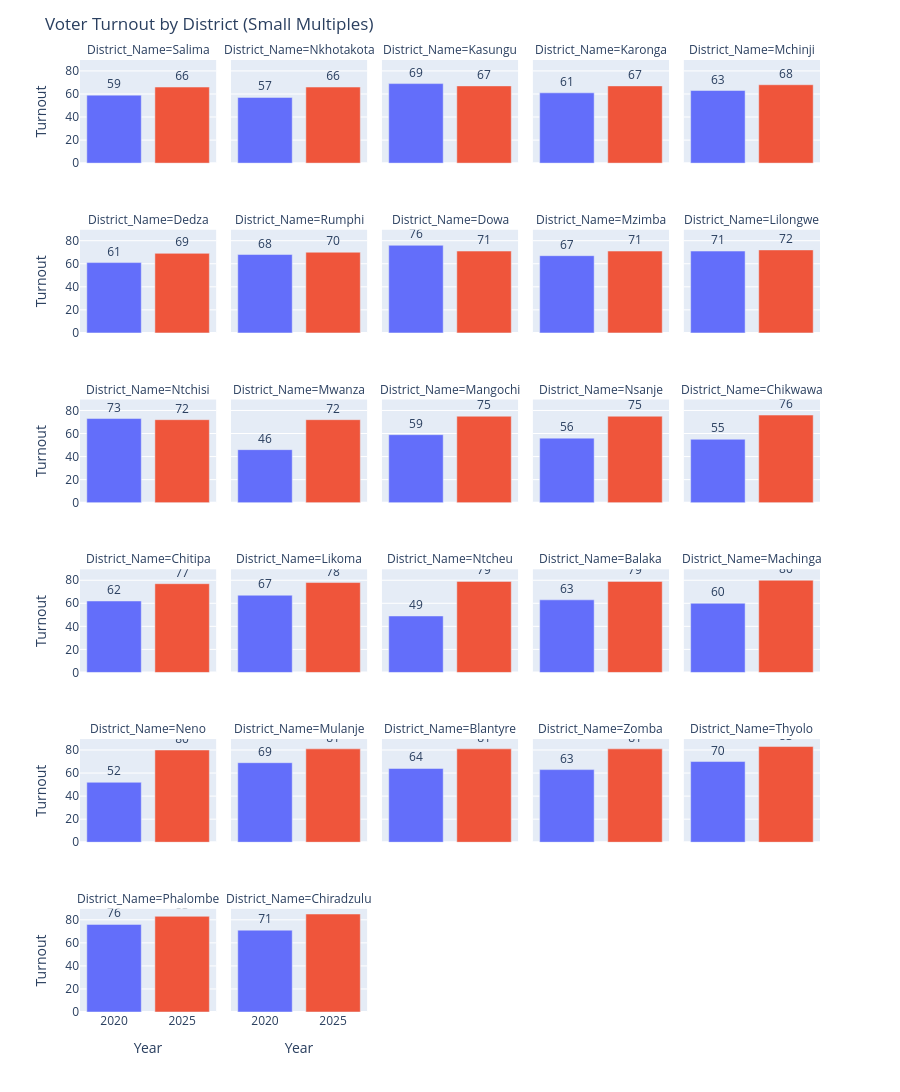

This figure's notebook cell:
### Code cell
import pandas as pd
import plotly.express as px

# Ensure turnout columns are numeric
consolidated["2020"] = pd.to_numeric(consolidated["2020"])
consolidated["2025"] = pd.to_numeric(consolidated["2025"])

# Melt data for long format
df_melt = consolidated.melt(
    id_vars="District_Name",
    value_vars=["2020", "2025"],
    var_name="Year",
    value_name="Turnout"
)

# Create small multiples
fig = px.bar(
    df_melt,
    x="Year",
    y="Turnout",
    color="Year",
    facet_col="District_Name",
    facet_col_wrap=5,   # Adjust columns per row
    text="Turnout",
    height=1200,        # Adjust height for readability
    color_discrete_map={"2020":"#636EFA", "2025":"#EF553B"}
)

fig.update_traces(texttemplate="%{text}", textposition="outside")
fig.update_layout(
    title="Voter Turnout by District (Small Multiples)",
    showlegend=False
)
fig.show()

### Figure 1 — Plotly figure (JSON) as saved in the notebook; plotly's stock layout.template omitted (floating-point values rounded to 4 significant figures)
{"data": [{"alignmentgroup": "True", "hovertemplate": "Year=%{x}<br>District_Name=Salima<br>Turnout=%{text}<extra></extra>", "legendgroup": "2020", "marker": {"color": "#636EFA", "pattern": {"shape": ""}}, "name": "2020", "offsetgroup": "2020", "orientation": "v", "showlegend": true, "text": [59], "textposition": "outside", "texttemplate": "%{text}", "type": "bar", "x": ["2020"], "xaxis": "x26", "y": [59], "yaxis": "y26"}, {"alignmentgroup": "True", "hovertemplate": "Year=%{x}<br>District_Name=Nkhotakota<br>Turnout=%{text}<extra></extra>", "legendgroup": "2020", "marker": {"color": "#636EFA", "pattern": {"shape": ""}}, "name": "2020", "offsetgroup": "2020", "orientation": "v", "showlegend": false, "text": [57], "textposition": "outside", "texttemplate": "%{text}", "type": "bar", "x": ["2020"], "xaxis": "x27", "y": [57], "yaxis": "y27"}, {"alignmentgroup": "True", "hovertemplate": "Year=%{x}<br>District_Name=Kasungu<br>Turnout=%{text}<extra></extra>", "legendgroup": "2020", "marker": {"color": "#636EFA", "pattern": {"shape": ""}}, "name": "2020", "offsetgroup": "2020", "orientation": "v", "showlegend": false, "text": [69], "textposition": "outside", "texttemplate": "%{text}", "type": "bar", "x": ["2020"], "xaxis": "x28", "y": [69], "yaxis": "y28"}, {"alignmentgroup": "True", "hovertemplate": "Year=%{x}<br>District_Name=Karonga<br>Turnout=%{text}<extra></extra>", "legendgroup": "2020", "marker": {"color": "#636EFA", "pattern": {"shape": ""}}, "name": "2020", "offsetgroup": "2020", "orientation": "v", "showlegend": false, "text": [61], "textposition": "outside", "texttemplate": "%{text}", "type": "bar", "x": ["2020"], "xaxis": "x29", "y": [61], "yaxis": "y29"}, {"alignmentgroup": "True", "hovertemplate": "Year=%{x}<br>District_Name=Mchinji<br>Turnout=%{text}<extra></extra>", "legendgroup": "2020", "marker": {"color": "#636EFA", "pattern": {"shape": ""}}, "name": "2020", "offsetgroup": "2020", "orientation": "v", "showlegend": false, "text": [63], "textposition": "outside", "texttemplate": "%{text}", "type": "bar", "x": ["2020"], "xaxis": "x30", "y": [63], "yaxis": "y30"}, {"alignmentgroup": "True", "hovertemplate": "Year=%{x}<br>District_Name=Dedza<br>Turnout=%{text}<extra></extra>", "legendgroup": "2020", "marker": {"color": "#636EFA", "pattern": {"shape": ""}}, "name": "2020", "offsetgroup": "2020", "orientation": "v", "showlegend": false, "text": [61], "textposition": "outside", "texttemplate": "%{text}", "type": "bar", "x": ["2020"], "xaxis": "x21", "y": [61], "yaxis": "y21"}, {"alignmentgroup": "True", "hovertemplate": "Year=%{x}<br>District_Name=Rumphi<br>Turnout=%{text}<extra></extra>", "legendgroup": "2020", "marker": {"color": "#636EFA", "pattern": {"shape": ""}}, "name": "2020", "offsetgroup": "2020", "orientation": "v", "showlegend": false, "text": [68], "textposition": "outside", "texttemplate": "%{text}", "type": "bar", "x": ["2020"], "xaxis": "x22", "y": [68], "yaxis": "y22"}, {"alignmentgroup": "True", "hovertemplate": "Year=%{x}<br>District_Name=Dowa<br>Turnout=%{text}<extra></extra>", "legendgroup": "2020", "marker": {"color": "#636EFA", "pattern": {"shape": ""}}, "name": "2020", "offsetgroup": "2020", "orientation": "v", "showlegend": false, "text": [76], "textposition": "outside", "texttemplate": "%{text}", "type": "bar", "x": ["2020"], "xaxis": "x23", "y": [76], "yaxis": "y23"}, {"alignmentgroup": "True", "hovertemplate": "Year=%{x}<br>District_Name=Mzimba<br>Turnout=%{text}<extra></extra>", "legendgroup": "2020", "marker": {"color": "#636EFA", "pattern": {"shape": ""}}, "name": "2020", "offsetgroup": "2020", "orientation": "v", "showlegend": false, "text": [67], "textposition": "outside", "texttemplate": "%{text}", "type": "bar", "x": ["2020"], "xaxis": "x24", "y": [67], "yaxis": "y24"}, {"alignmentgroup": "True", "hovertemplate": "Year=%{x}<br>District_Name=Lilongwe<br>Turnout=%{text}<extra></extra>", "legendgroup": "2020", "marker": {"color": "#636EFA", "pattern": {"shape": ""}}, "name": "2020", "offsetgroup": "2020", "orientation": "v", "showlegend": false, "text": [71], "textposition": "outside", "texttemplate": "%{text}", "type": "bar", "x": ["2020"], "xaxis": "x25", "y": [71], "yaxis": "y25"}, {"alignmentgroup": "True", "hovertemplate": "Year=%{x}<br>District_Name=Ntchisi<br>Turnout=%{text}<extra></extra>", "legendgroup": "2020", "marker": {"color": "#636EFA", "pattern": {"shape": ""}}, "name": "2020", "offsetgroup": "2020", "orientation": "v", "showlegend": false, "text": [73], "textposition": "outside", "texttemplate": "%{text}", "type": "bar", "x": ["2020"], "xaxis": "x16", "y": [73], "yaxis": "y16"}, {"alignmentgroup": "True", "hovertemplate": "Year=%{x}<br>District_Name=Mwanza<br>Turnout=%{text}<extra></extra>", "legendgroup": "2020", "marker": {"color": "#636EFA", "pattern": {"shape": ""}}, "name": "2020", "offsetgroup": "2020", "orientation": "v", "showlegend": false, "text": [46], "textposition": "outside", "texttemplate": "%{text}", "type": "bar", "x": ["2020"], "xaxis": "x17", "y": [46], "yaxis": "y17"}, {"alignmentgroup": "True", "hovertemplate": "Year=%{x}<br>District_Name=Mangochi<br>Turnout=%{text}<extra></extra>", "legendgroup": "2020", "marker": {"color": "#636EFA", "pattern": {"shape": ""}}, "name": "2020", "offsetgroup": "2020", "orientation": "v", "showlegend": false, "text": [59], "textposition": "outside", "texttemplate": "%{text}", "type": "bar", "x": ["2020"], "xaxis": "x18", "y": [59], "yaxis": "y18"}, {"alignmentgroup": "True", "hovertemplate": "Year=%{x}<br>District_Name=Nsanje<br>Turnout=%{text}<extra></extra>", "legendgroup": "2020", "marker": {"color": "#636EFA", "pattern": {"shape": ""}}, "name": "2020", "offsetgroup": "2020", "orientation": "v", "showlegend": false, "text": [56], "textposition": "outside", "texttemplate": "%{text}", "type": "bar", "x": ["2020"], "xaxis": "x19", "y": [56], "yaxis": "y19"}, {"alignmentgroup": "True", "hovertemplate": "Year=%{x}<br>District_Name=Chikwawa<br>Turnout=%{text}<extra></extra>", "legendgroup": "2020", "marker": {"color": "#636EFA", "pattern": {"shape": ""}}, "name": "2020", "offsetgroup": "2020", "orientation": "v", "showlegend": false, "text": [55], "textposition": "outside", "texttemplate": "%{text}", "type": "bar", "x": ["2020"], "xaxis": "x20", "y": [55], "yaxis": "y20"}, {"alignmentgroup": "True", "hovertemplate": "Year=%{x}<br>District_Name=Chitipa<br>Turnout=%{text}<extra></extra>", "legendgroup": "2020", "marker": {"color": "#636EFA", "pattern": {"shape": ""}}, "name": "2020", "offsetgroup": "2020", "orientation": "v", "showlegend": false, "text": [62], "textposition": "outside", "texttemplate": "%{text}", "type": "bar", "x": ["2020"], "xaxis": "x11", "y": [62], "yaxis": "y11"}, {"alignmentgroup": "True", "hovertemplate": "Year=%{x}<br>District_Name=Likoma<br>Turnout=%{text}<extra></extra>", "legendgroup": "2020", "marker": {"color": "#636EFA", "pattern": {"shape": ""}}, "name": "2020", "offsetgroup": "2020", "orientation": "v", "showlegend": false, "text": [67], "textposition": "outside", "texttemplate": "%{text}", "type": "bar", "x": ["2020"], "xaxis": "x12", "y": [67], "yaxis": "y12"}, {"alignmentgroup": "True", "hovertemplate": "Year=%{x}<br>District_Name=Ntcheu<br>Turnout=%{text}<extra></extra>", "legendgroup": "2020", "marker": {"color": "#636EFA", "pattern": {"shape": ""}}, "name": "2020", "offsetgroup": "2020", "orientation": "v", "showlegend": false, "text": [49], "textposition": "outside", "texttemplate": "%{text}", "type": "bar", "x": ["2020"], "xaxis": "x13", "y": [49], "yaxis": "y13"}, {"alignmentgroup": "True", "hovertemplate": "Year=%{x}<br>District_Name=Balaka<br>Turnout=%{text}<extra></extra>", "legendgroup": "2020", "marker": {"color": "#636EFA", "pattern": {"shape": ""}}, "name": "2020", "offsetgroup": "2020", "orientation": "v", "showlegend": false, "text": [63], "textposition": "outside", "texttemplate": "%{text}", "type": "bar", "x": ["2020"], "xaxis": "x14", "y": [63], "yaxis": "y14"}, {"alignmentgroup": "True", "hovertemplate": "Year=%{x}<br>District_Name=Machinga<br>Turnout=%{text}<extra></extra>", "legendgroup": "2020", "marker": {"color": "#636EFA", "pattern": {"shape": ""}}, "name": "2020", "offsetgroup": "2020", "orientation": "v", "showlegend": false, "text": [60], "textposition": "outside", "texttemplate": "%{text}", "type": "bar", "x": ["2020"], "xaxis": "x15", "y": [60], "yaxis": "y15"}, {"alignmentgroup": "True", "hovertemplate": "Year=%{x}<br>District_Name=Neno<br>Turnout=%{text}<extra></extra>", "legendgroup": "2020", "marker": {"color": "#636EFA", "pattern": {"shape": ""}}, "name": "2020", "offsetgroup": "2020", "orientation": "v", "showlegend": false, "text": [52], "textposition": "outside", "texttemplate": "%{text}", "type": "bar", "x": ["2020"], "xaxis": "x6", "y": [52], "yaxis": "y6"}, {"alignmentgroup": "True", "hovertemplate": "Year=%{x}<br>District_Name=Mulanje<br>Turnout=%{text}<extra></extra>", "legendgroup": "2020", "marker": {"color": "#636EFA", "pattern": {"shape": ""}}, "name": "2020", "offsetgroup": "2020", "orientation": "v", "showlegend": false, "text": [69], "textposition": "outside", "texttemplate": "%{text}", "type": "bar", "x": ["2020"], "xaxis": "x7", "y": [69], "yaxis": "y7"}, {"alignmentgroup": "True", "hovertemplate": "Year=%{x}<br>District_Name=Blantyre<br>Turnout=%{text}<extra></extra>", "legendgroup": "2020", "marker": {"color": "#636EFA", "pattern": {"shape": ""}}, "name": "2020", "offsetgroup": "2020", "orientation": "v", "showlegend": false, "text": [64], "textposition": "outside", "texttemplate": "%{text}", "type": "bar", "x": ["2020"], "xaxis": "x8", "y": [64], "yaxis": "y8"}, {"alignmentgroup": "True", "hovertemplate": "Year=%{x}<br>District_Name=Zomba<br>Turnout=%{text}<extra></extra>", "legendgroup": "2020", "marker": {"color": "#636EFA", "pattern": {"shape": ""}}, "name": "2020", "offsetgroup": "2020", "orientation": "v", "showlegend": false, "text": [63], "textposition": "outside", "texttemplate": "%{text}", "type": "bar", "x": ["2020"], "xaxis": "x9", "y": [63], "yaxis": "y9"}, {"alignmentgroup": "True", "hovertemplate": "Year=%{x}<br>District_Name=Thyolo<br>Turnout=%{text}<extra></extra>", "legendgroup": "2020", "marker": {"color": "#636EFA", "pattern": {"shape": ""}}, "name": "2020", "offsetgroup": "2020", "orientation": "v", "showlegend": false, "text": [70], "textposition": "outside", "texttemplate": "%{text}", "type": "bar", "x": ["2020"], "xaxis": "x10", "y": [70], "yaxis": "y10"}, {"alignmentgroup": "True", "hovertemplate": "Year=%{x}<br>District_Name=Phalombe<br>Turnout=%{text}<extra></extra>", "legendgroup": "2020", "marker": {"color": "#636EFA", "pattern": {"shape": ""}}, "name": "2020", "offsetgroup": "2020", "orientation": "v", "showlegend": false, "text": [76], "textposition": "outside", "texttemplate": "%{text}", "type": "bar", "x": ["2020"], "xaxis": "x", "y": [76], "yaxis": "y"}, {"alignmentgroup": "True", "hovertemplate": "Year=%{x}<br>District_Name=Chiradzulu<br>Turnout=%{text}<extra></extra>", "legendgroup": "2020", "marker": {"color": "#636EFA", "pattern": {"shape": ""}}, "name": "2020", "offsetgroup": "2020", "orientation": "v", "showlegend": false, "text": [71], "textposition": "outside", "texttemplate": "%{text}", "type": "bar", "x": ["2020"], "xaxis": "x2", "y": [71], "yaxis": "y2"}, {"alignmentgroup": "True", "hovertemplate": "Year=%{x}<br>District_Name=Salima<br>Turnout=%{text}<extra></extra>", "legendgroup": "2025", "marker": {"color": "#EF553B", "pattern": {"shape": ""}}, "name": "2025", "offsetgroup": "2025", "orientation": "v", "showlegend": true, "text": [66], "textposition": "outside", "texttemplate": "%{text}", "type": "bar", "x": ["2025"], "xaxis": "x26", "y": [66], "yaxis": "y26"}, {"alignmentgroup": "True", "hovertemplate": "Year=%{x}<br>District_Name=Nkhotakota<br>Turnout=%{text}<extra></extra>", "legendgroup": "2025", "marker": {"color": "#EF553B", "pattern": {"shape": ""}}, "name": "2025", "offsetgroup": "2025", "orientation": "v", "showlegend": false, "text": [66], "textposition": "outside", "texttemplate": "%{text}", "type": "bar", "x": ["2025"], "xaxis": "x27", "y": [66], "yaxis": "y27"}, {"alignmentgroup": "True", "hovertemplate": "Year=%{x}<br>District_Name=Kasungu<br>Turnout=%{text}<extra></extra>", "legendgroup": "2025", "marker": {"color": "#EF553B", "pattern": {"shape": ""}}, "name": "2025", "offsetgroup": "2025", "orientation": "v", "showlegend": false, "text": [67], "textposition": "outside", "texttemplate": "%{text}", "type": "bar", "x": ["2025"], "xaxis": "x28", "y": [67], "yaxis": "y28"}, {"alignmentgroup": "True", "hovertemplate": "Year=%{x}<br>District_Name=Karonga<br>Turnout=%{text}<extra></extra>", "legendgroup": "2025", "marker": {"color": "#EF553B", "pattern": {"shape": ""}}, "name": "2025", "offsetgroup": "2025", "orientation": "v", "showlegend": false, "text": [67], "textposition": "outside", "texttemplate": "%{text}", "type": "bar", "x": ["2025"], "xaxis": "x29", "y": [67], "yaxis": "y29"}, {"alignmentgroup": "True", "hovertemplate": "Year=%{x}<br>District_Name=Mchinji<br>Turnout=%{text}<extra></extra>", "legendgroup": "2025", "marker": {"color": "#EF553B", "pattern": {"shape": ""}}, "name": "2025", "offsetgroup": "2025", "orientation": "v", "showlegend": false, "text": [68], "textposition": "outside", "texttemplate": "%{text}", "type": "bar", "x": ["2025"], "xaxis": "x30", "y": [68], "yaxis": "y30"}, {"alignmentgroup": "True", "hovertemplate": "Year=%{x}<br>District_Name=Dedza<br>Turnout=%{text}<extra></extra>", "legendgroup": "2025", "marker": {"color": "#EF553B", "pattern": {"shape": ""}}, "name": "2025", "offsetgroup": "2025", "orientation": "v", "showlegend": false, "text": [69], "textposition": "outside", "texttemplate": "%{text}", "type": "bar", "x": ["2025"], "xaxis": "x21", "y": [69], "yaxis": "y21"}, {"alignmentgroup": "True", "hovertemplate": "Year=%{x}<br>District_Name=Rumphi<br>Turnout=%{text}<extra></extra>", "legendgroup": "2025", "marker": {"color": "#EF553B", "pattern": {"shape": ""}}, "name": "2025", "offsetgroup": "2025", "orientation": "v", "showlegend": false, "text": [70], "textposition": "outside", "texttemplate": "%{text}", "type": "bar", "x": ["2025"], "xaxis": "x22", "y": [70], "yaxis": "y22"}, {"alignmentgroup": "True", "hovertemplate": "Year=%{x}<br>District_Name=Dowa<br>Turnout=%{text}<extra></extra>", "legendgroup": "2025", "marker": {"color": "#EF553B", "pattern": {"shape": ""}}, "name": "2025", "offsetgroup": "2025", "orientation": "v", "showlegend": false, "text": [71], "textposition": "outside", "texttemplate": "%{text}", "type": "bar", "x": ["2025"], "xaxis": "x23", "y": [71], "yaxis": "y23"}, {"alignmentgroup": "True", "hovertemplate": "Year=%{x}<br>District_Name=Mzimba<br>Turnout=%{text}<extra></extra>", "legendgroup": "2025", "marker": {"color": "#EF553B", "pattern": {"shape": ""}}, "name": "2025", "offsetgroup": "2025", "orientation": "v", "showlegend": false, "text": [71], "textposition": "outside", "texttemplate": "%{text}", "type": "bar", "x": ["2025"], "xaxis": "x24", "y": [71], "yaxis": "y24"}, {"alignmentgroup": "True", "hovertemplate": "Year=%{x}<br>District_Name=Lilongwe<br>Turnout=%{text}<extra></extra>", "legendgroup": "2025", "marker": {"color": "#EF553B", "pattern": {"shape": ""}}, "name": "2025", "offsetgroup": "2025", "orientation": "v", "showlegend": false, "text": [72], "textposition": "outside", "texttemplate": "%{text}", "type": "bar", "x": ["2025"], "xaxis": "x25", "y": [72], "yaxis": "y25"}, {"alignmentgroup": "True", "hovertemplate": "Year=%{x}<br>District_Name=Ntchisi<br>Turnout=%{text}<extra></extra>", "legendgroup": "2025", "marker": {"color": "#EF553B", "pattern": {"shape": ""}}, "name": "2025", "offsetgroup": "2025", "orientation": "v", "showlegend": false, "text": [72], "textposition": "outside", "texttemplate": "%{text}", "type": "bar", "x": ["2025"], "xaxis": "x16", "y": [72], "yaxis": "y16"}, {"alignmentgroup": "True", "hovertemplate": "Year=%{x}<br>District_Name=Mwanza<br>Turnout=%{text}<extra></extra>", "legendgroup": "2025", "marker": {"color": "#EF553B", "pattern": {"shape": ""}}, "name": "2025", "offsetgroup": "2025", "orientation": "v", "showlegend": false, "text": [72], "textposition": "outside", "texttemplate": "%{text}", "type": "bar", "x": ["2025"], "xaxis": "x17", "y": [72], "yaxis": "y17"}, {"alignmentgroup": "True", "hovertemplate": "Year=%{x}<br>District_Name=Mangochi<br>Turnout=%{text}<extra></extra>", "legendgroup": "2025", "marker": {"color": "#EF553B", "pattern": {"shape": ""}}, "name": "2025", "offsetgroup": "2025", "orientation": "v", "showlegend": false, "text": [75], "textposition": "outside", "texttemplate": "%{text}", "type": "bar", "x": ["2025"], "xaxis": "x18", "y": [75], "yaxis": "y18"}, {"alignmentgroup": "True", "hovertemplate": "Year=%{x}<br>District_Name=Nsanje<br>Turnout=%{text}<extra></extra>", "legendgroup": "2025", "marker": {"color": "#EF553B", "pattern": {"shape": ""}}, "name": "2025", "offsetgroup": "2025", "orientation": "v", "showlegend": false, "text": [75], "textposition": "outside", "texttemplate": "%{text}", "type": "bar", "x": ["2025"], "xaxis": "x19", "y": [75], "yaxis": "y19"}, {"alignmentgroup": "True", "hovertemplate": "Year=%{x}<br>District_Name=Chikwawa<br>Turnout=%{text}<extra></extra>", "legendgroup": "2025", "marker": {"color": "#EF553B", "pattern": {"shape": ""}}, "name": "2025", "offsetgroup": "2025", "orientation": "v", "showlegend": false, "text": [76], "textposition": "outside", "texttemplate": "%{text}", "type": "bar", "x": ["2025"], "xaxis": "x20", "y": [76], "yaxis": "y20"}, {"alignmentgroup": "True", "hovertemplate": "Year=%{x}<br>District_Name=Chitipa<br>Turnout=%{text}<extra></extra>", "legendgroup": "2025", "marker": {"color": "#EF553B", "pattern": {"shape": ""}}, "name": "2025", "offsetgroup": "2025", "orientation": "v", "showlegend": false, "text": [77], "textposition": "outside", "texttemplate": "%{text}", "type": "bar", "x": ["2025"], "xaxis": "x11", "y": [77], "yaxis": "y11"}, {"alignmentgroup": "True", "hovertemplate": "Year=%{x}<br>District_Name=Likoma<br>Turnout=%{text}<extra></extra>", "legendgroup": "2025", "marker": {"color": "#EF553B", "pattern": {"shape": ""}}, "name": "2025", "offsetgroup": "2025", "orientation": "v", "showlegend": false, "text": [78], "textposition": "outside", "texttemplate": "%{text}", "type": "bar", "x": ["2025"], "xaxis": "x12", "y": [78], "yaxis": "y12"}, {"alignmentgroup": "True", "hovertemplate": "Year=%{x}<br>District_Name=Ntcheu<br>Turnout=%{text}<extra></extra>", "legendgroup": "2025", "marker": {"color": "#EF553B", "pattern": {"shape": ""}}, "name": "2025", "offsetgroup": "2025", "orientation": "v", "showlegend": false, "text": [79], "textposition": "outside", "texttemplate": "%{text}", "type": "bar", "x": ["2025"], "xaxis": "x13", "y": [79], "yaxis": "y13"}, {"alignmentgroup": "True", "hovertemplate": "Year=%{x}<br>District_Name=Balaka<br>Turnout=%{text}<extra></extra>", "legendgroup": "2025", "marker": {"color": "#EF553B", "pattern": {"shape": ""}}, "name": "2025", "offsetgroup": "2025", "orientation": "v", "showlegend": false, "text": [79], "textposition": "outside", "texttemplate": "%{text}", "type": "bar", "x": ["2025"], "xaxis": "x14", "y": [79], "yaxis": "y14"}, {"alignmentgroup": "True", "hovertemplate": "Year=%{x}<br>District_Name=Machinga<br>Turnout=%{text}<extra></extra>", "legendgroup": "2025", "marker": {"color": "#EF553B", "pattern": {"shape": ""}}, "name": "2025", "offsetgroup": "2025", "orientation": "v", "showlegend": false, "text": [80], "textposition": "outside", "texttemplate": "%{text}", "type": "bar", "x": ["2025"], "xaxis": "x15", "y": [80], "yaxis": "y15"}, {"alignmentgroup": "True", "hovertemplate": "Year=%{x}<br>District_Name=Neno<br>Turnout=%{text}<extra></extra>", "legendgroup": "2025", "marker": {"color": "#EF553B", "pattern": {"shape": ""}}, "name": "2025", "offsetgroup": "2025", "orientation": "v", "showlegend": false, "text": [80], "textposition": "outside", "texttemplate": "%{text}", "type": "bar", "x": ["2025"], "xaxis": "x6", "y": [80], "yaxis": "y6"}, {"alignmentgroup": "True", "hovertemplate": "Year=%{x}<br>District_Name=Mulanje<br>Turnout=%{text}<extra></extra>", "legendgroup": "2025", "marker": {"color": "#EF553B", "pattern": {"shape": ""}}, "name": "2025", "offsetgroup": "2025", "orientation": "v", "showlegend": false, "text": [81], "textposition": "outside", "texttemplate": "%{text}", "type": "bar", "x": ["2025"], "xaxis": "x7", "y": [81], "yaxis": "y7"}, {"alignmentgroup": "True", "hovertemplate": "Year=%{x}<br>District_Name=Blantyre<br>Turnout=%{text}<extra></extra>", "legendgroup": "2025", "marker": {"color": "#EF553B", "pattern": {"shape": ""}}, "name": "2025", "offsetgroup": "2025", "orientation": "v", "showlegend": false, "text": [81], "textposition": "outside", "texttemplate": "%{text}", "type": "bar", "x": ["2025"], "xaxis": "x8", "y": [81], "yaxis": "y8"}, {"alignmentgroup": "True", "hovertemplate": "Year=%{x}<br>District_Name=Zomba<br>Turnout=%{text}<extra></extra>", "legendgroup": "2025", "marker": {"color": "#EF553B", "pattern": {"shape": ""}}, "name": "2025", "offsetgroup": "2025", "orientation": "v", "showlegend": false, "text": [81], "textposition": "outside", "texttemplate": "%{text}", "type": "bar", "x": ["2025"], "xaxis": "x9", "y": [81], "yaxis": "y9"}, {"alignmentgroup": "True", "hovertemplate": "Year=%{x}<br>District_Name=Thyolo<br>Turnout=%{text}<extra></extra>", "legendgroup": "2025", "marker": {"color": "#EF553B", "pattern": {"shape": ""}}, "name": "2025", "offsetgroup": "2025", "orientation": "v", "showlegend": false, "text": [83], "textposition": "outside", "texttemplate": "%{text}", "type": "bar", "x": ["2025"], "xaxis": "x10", "y": [83], "yaxis": "y10"}, {"alignmentgroup": "True", "hovertemplate": "Year=%{x}<br>District_Name=Phalombe<br>Turnout=%{text}<extra></extra>", "legendgroup": "2025", "marker": {"color": "#EF553B", "pattern": {"shape": ""}}, "name": "2025", "offsetgroup": "2025", "orientation": "v", "showlegend": false, "text": [83], "textposition": "outside", "texttemplate": "%{text}", "type": "bar", "x": ["2025"], "xaxis": "x", "y": [83], "yaxis": "y"}, {"alignmentgroup": "True", "hovertemplate": "Year=%{x}<br>District_Name=Chiradzulu<br>Turnout=%{text}<extra></extra>", "legendgroup": "2025", "marker": {"color": "#EF553B", "pattern": {"shape": ""}}, "name": "2025", "offsetgroup": "2025", "orientation": "v", "showlegend": false, "text": [85], "textposition": "outside", "texttemplate": "%{text}", "type": "bar", "x": ["2025"], "xaxis": "x2", "y": [85], "yaxis": "y2"}], "layout": {"annotations": [{"font": {}, "showarrow": false, "text": "District_Name=Phalombe", "x": 0.092, "xanchor": "center", "xref": "paper", "y": 0.1083, "yanchor": "bottom", "yref": "paper"}, {"font": {}, "showarrow": false, "text": "District_Name=Chiradzulu", "x": 0.296, "xanchor": "center", "xref": "paper", "y": 0.1083, "yanchor": "bottom", "yref": "paper"}, {"font": {}, "showarrow": false, "text": "District_Name=Neno", "x": 0.092, "xanchor": "center", "xref": "paper", "y": 0.2867, "yanchor": "bottom", "yref": "paper"}, {"font": {}, "showarrow": false, "text": "District_Name=Mulanje", "x": 0.296, "xanchor": "center", "xref": "paper", "y": 0.2867, "yanchor": "bottom", "yref": "paper"}, {"font": {}, "showarrow": false, "text": "District_Name=Blantyre", "x": 0.5, "xanchor": "center", "xref": "paper", "y": 0.2867, "yanchor": "bottom", "yref": "paper"}, {"font": {}, "showarrow": false, "text": "District_Name=Zomba", "x": 0.704, "xanchor": "center", "xref": "paper", "y": 0.2867, "yanchor": "bottom", "yref": "paper"}, {"font": {}, "showarrow": false, "text": "District_Name=Thyolo", "x": 0.908, "xanchor": "center", "xref": "paper", "y": 0.2867, "yanchor": "bottom", "yref": "paper"}, {"font": {}, "showarrow": false, "text": "District_Name=Chitipa", "x": 0.092, "xanchor": "center", "xref": "paper", "y": 0.465, "yanchor": "bottom", "yref": "paper"}, {"font": {}, "showarrow": false, "text": "District_Name=Likoma", "x": 0.296, "xanchor": "center", "xref": "paper", "y": 0.465, "yanchor": "bottom", "yref": "paper"}, {"font": {}, "showarrow": false, "text": "District_Name=Ntcheu", "x": 0.5, "xanchor": "center", "xref": "paper", "y": 0.465, "yanchor": "bottom", "yref": "paper"}, {"font": {}, "showarrow": false, "text": "District_Name=Balaka", "x": 0.704, "xanchor": "center", "xref": "paper", "y": 0.465, "yanchor": "bottom", "yref": "paper"}, {"font": {}, "showarrow": false, "text": "District_Name=Machinga", "x": 0.908, "xanchor": "center", "xref": "paper", "y": 0.465, "yanchor": "bottom", "yref": "paper"}, {"font": {}, "showarrow": false, "text": "District_Name=Ntchisi", "x": 0.092, "xanchor": "center", "xref": "paper", "y": 0.6433, "yanchor": "bottom", "yref": "paper"}, {"font": {}, "showarrow": false, "text": "District_Name=Mwanza", "x": 0.296, "xanchor": "center", "xref": "paper", "y": 0.6433, "yanchor": "bottom", "yref": "paper"}, {"font": {}, "showarrow": false, "text": "District_Name=Mangochi", "x": 0.5, "xanchor": "center", "xref": "paper", "y": 0.6433, "yanchor": "bottom", "yref": "paper"}, {"font": {}, "showarrow": false, "text": "District_Name=Nsanje", "x": 0.704, "xanchor": "center", "xref": "paper", "y": 0.6433, "yanchor": "bottom", "yref": "paper"}, {"font": {}, "showarrow": false, "text": "District_Name=Chikwawa", "x": 0.908, "xanchor": "center", "xref": "paper", "y": 0.6433, "yanchor": "bottom", "yref": "paper"}, {"font": {}, "showarrow": false, "text": "District_Name=Dedza", "x": 0.092, "xanchor": "center", "xref": "paper", "y": 0.8217, "yanchor": "bottom", "yref": "paper"}, {"font": {}, "showarrow": false, "text": "District_Name=Rumphi", "x": 0.296, "xanchor": "center", "xref": "paper", "y": 0.8217, "yanchor": "bottom", "yref": "paper"}, {"font": {}, "showarrow": false, "text": "District_Name=Dowa", "x": 0.5, "xanchor": "center", "xref": "paper", "y": 0.8217, "yanchor": "bottom", "yref": "paper"}, {"font": {}, "showarrow": false, "text": "District_Name=Mzimba", "x": 0.704, "xanchor": "center", "xref": "paper", "y": 0.8217, "yanchor": "bottom", "yref": "paper"}, {"font": {}, "showarrow": false, "text": "District_Name=Lilongwe", "x": 0.908, "xanchor": "center", "xref": "paper", "y": 0.8217, "yanchor": "bottom", "yref": "paper"}, {"font": {}, "showarrow": false, "text": "District_Name=Salima", "x": 0.092, "xanchor": "center", "xref": "paper", "y": 1.0, "yanchor": "bottom", "yref": "paper"}, {"font": {}, "showarrow": false, "text": "District_Name=Nkhotakota", "x": 0.296, "xanchor": "center", "xref": "paper", "y": 1.0, "yanchor": "bottom", "yref": "paper"}, {"font": {}, "showarrow": false, "text": "District_Name=Kasungu", "x": 0.5, "xanchor": "center", "xref": "paper", "y": 1.0, "yanchor": "bottom", "yref": "paper"}, {"font": {}, "showarrow": false, "text": "District_Name=Karonga", "x": 0.704, "xanchor": "center", "xref": "paper", "y": 1.0, "yanchor": "bottom", "yref": "paper"}, {"font": {}, "showarrow": false, "text": "District_Name=Mchinji", "x": 0.908, "xanchor": "center", "xref": "paper", "y": 1.0, "yanchor": "bottom", "yref": "paper"}], "barmode": "relative", "height": 1200, "legend": {"title": {"text": "Year"}, "tracegroupgap": 0}, "margin": {"t": 60}, "showlegend": false, "title": {"text": "Voter Turnout by District (Small Multiples)"}, "xaxis": {"anchor": "y", "categoryarray": ["2020", "2025"], "categoryorder": "array", "domain": [0, 0.184], "title": {"text": "Year"}}, "xaxis10": {"anchor": "y10", "domain": [0.816, 1], "matches": "x", "showticklabels": false}, "xaxis11": {"anchor": "y11", "domain": [0, 0.184], "matches": "x", "showticklabels": false}, "xaxis12": {"anchor": "y12", "domain": [0.204, 0.388], "matches": "x", "showticklabels": false}, "xaxis13": {"anchor": "y13", "domain": [0.408, 0.592], "matches": "x", "showticklabels": false}, "xaxis14": {"anchor": "y14", "domain": [0.612, 0.796], "matches": "x", "showticklabels": false}, "xaxis15": {"anchor": "y15", "domain": [0.816, 1], "matches": "x", "showticklabels": false}, "xaxis16": {"anchor": "y16", "domain": [0, 0.184], "matches": "x", "showticklabels": false}, "xaxis17": {"anchor": "y17", "domain": [0.204, 0.388], "matches": "x", "showticklabels": false}, "xaxis18": {"anchor": "y18", "domain": [0.408, 0.592], "matches": "x", "showticklabels": false}, "xaxis19": {"anchor": "y19", "domain": [0.612, 0.796], "matches": "x", "showticklabels": false}, "xaxis2": {"anchor": "y2", "categoryarray": ["2020", "2025"], "categoryorder": "array", "domain": [0.204, 0.388], "matches": "x", "title": {"text": "Year"}}, "xaxis20": {"anchor": "y20", "domain": [0.816, 1], "matches": "x", "showticklabels": false}, "xaxis21": {"anchor": "y21", "domain": [0, 0.184], "matches": "x", "showticklabels": false}, "xaxis22": {"anchor": "y22", "domain": [0.204, 0.388], "matches": "x", "showticklabels": false}, "xaxis23": {"anchor": "y23", "domain": [0.408, 0.592], "matches": "x", "showticklabels": false}, "xaxis24": {"anchor": "y24", "domain": [0.612, 0.796], "matches": "x", "showticklabels": false}, "xaxis25": {"anchor": "y25", "domain": [0.816, 1], "matches": "x", "showticklabels": false}, "xaxis26": {"anchor": "y26", "domain": [0, 0.184], "matches": "x", "showticklabels": false}, "xaxis27": {"anchor": "y27", "domain": [0.204, 0.388], "matches": "x", "showticklabels": false}, "xaxis28": {"anchor": "y28", "domain": [0.408, 0.592], "matches": "x", "showticklabels": false}, "xaxis29": {"anchor": "y29", "domain": [0.612, 0.796], "matches": "x", "showticklabels": false}, "xaxis3": {"anchor": "y3", "categoryarray": ["2020", "2025"], "categoryorder": "array", "domain": [0.408, 0.592], "matches": "x", "title": {"text": "Year"}}, "xaxis30": {"anchor": "y30", "domain": [0.816, 1], "matches": "x", "showticklabels": false}, "xaxis4": {"anchor": "y4", "categoryarray": ["2020", "2025"], "categoryorder": "array", "domain": [0.612, 0.796], "matches": "x", "title": {"text": "Year"}}, "xaxis5": {"anchor": "y5", "categoryarray": ["2020", "2025"], "categoryorder": "array", "domain": [0.816, 1], "matches": "x", "title": {"text": "Year"}}, "xaxis6": {"anchor": "y6", "domain": [0, 0.184], "matches": "x", "showticklabels": false}, "xaxis7": {"anchor": "y7", "domain": [0.204, 0.388], "matches": "x", "showticklabels": false}, "xaxis8": {"anchor": "y8", "domain": [0.408, 0.592], "matches": "x", "showticklabels": false}, "xaxis9": {"anchor": "y9", "domain": [0.612, 0.796], "matches": "x", "showticklabels": false}, "yaxis": {"anchor": "x", "domain": [0, 0.1083], "title": {"text": "Turnout"}}, "yaxis10": {"anchor": "x10", "domain": [0.1783, 0.2867], "matches": "y", "showticklabels": false}, "yaxis11": {"anchor": "x11", "domain": [0.3567, 0.465], "matches": "y", "title": {"text": "Turnout"}}, "yaxis12": {"anchor": "x12", "domain": [0.3567, 0.465], "matches": "y", "showticklabels": false}, "yaxis13": {"anchor": "x13", "domain": [0.3567, 0.465], "matches": "y", "showticklabels": false}, "yaxis14": {"anchor": "x14", "domain": [0.3567, 0.465], "matches": "y", "showticklabels": false}, "yaxis15": {"anchor": "x15", "domain": [0.3567, 0.465], "matches": "y", "showticklabels": false}, "yaxis16": {"anchor": "x16", "domain": [0.535, 0.6433], "matches": "y", "title": {"text": "Turnout"}}, "yaxis17": {"anchor": "x17", "domain": [0.535, 0.6433], "matches": "y", "showticklabels": false}, "yaxis18": {"anchor": "x18", "domain": [0.535, 0.6433], "matches": "y", "showticklabels": false}, "yaxis19": {"anchor": "x19", "domain": [0.535, 0.6433], "matches": "y", "showticklabels": false}, "yaxis2": {"anchor": "x2", "domain": [0, 0.1083], "matches": "y", "showticklabels": false}, "yaxis20": {"anchor": "x20", "domain": [0.535, 0.6433], "matches": "y", "showticklabels": false}, "yaxis21": {"anchor": "x21", "domain": [0.7133, 0.8217], "matches": "y", "title": {"text": "Turnout"}}, "yaxis22": {"anchor": "x22", "domain": [0.7133, 0.8217], "matches": "y", "showticklabels": false}, "yaxis23": {"anchor": "x23", "domain": [0.7133, 0.8217], "matches": "y", "showticklabels": false}, "yaxis24": {"anchor": "x24", "domain": [0.7133, 0.8217], "matches": "y", "showticklabels": false}, "yaxis25": {"anchor": "x25", "domain": [0.7133, 0.8217], "matches": "y", "showticklabels": false}, "yaxis26": {"anchor": "x26", "domain": [0.8917, 1.0], "matches": "y", "title": {"text": "Turnout"}}, "yaxis27": {"anchor": "x27", "domain": [0.8917, 1.0], "matches": "y", "showticklabels": false}, "yaxis28": {"anchor": "x28", "domain": [0.8917, 1.0], "matches": "y", "showticklabels": false}, "yaxis29": {"anchor": "x29", "domain": [0.8917, 1.0], "matches": "y", "showticklabels": false}, "yaxis3": {"anchor": "x3", "domain": [0, 0.1083], "matches": "y", "showticklabels": false}, "yaxis30": {"anchor": "x30", "domain": [0.8917, 1.0], "matches": "y", "showticklabels": false}, "yaxis4": {"anchor": "x4", "domain": [0, 0.1083], "matches": "y", "showticklabels": false}, "yaxis5": {"anchor": "x5", "domain": [0, 0.1083], "matches": "y", "showticklabels": false}, "yaxis6": {"anchor": "x6", "domain": [0.1783, 0.2867], "matches": "y", "title": {"text": "Turnout"}}, "yaxis7": {"anchor": "x7", "domain": [0.1783, 0.2867], "matches": "y", "showticklabels": false}, "yaxis8": {"anchor": "x8", "domain": [0.1783, 0.2867], "matches": "y", "showticklabels": false}, "yaxis9": {"anchor": "x9", "domain": [0.1783, 0.2867], "matches": "y", "showticklabels": false}}}
